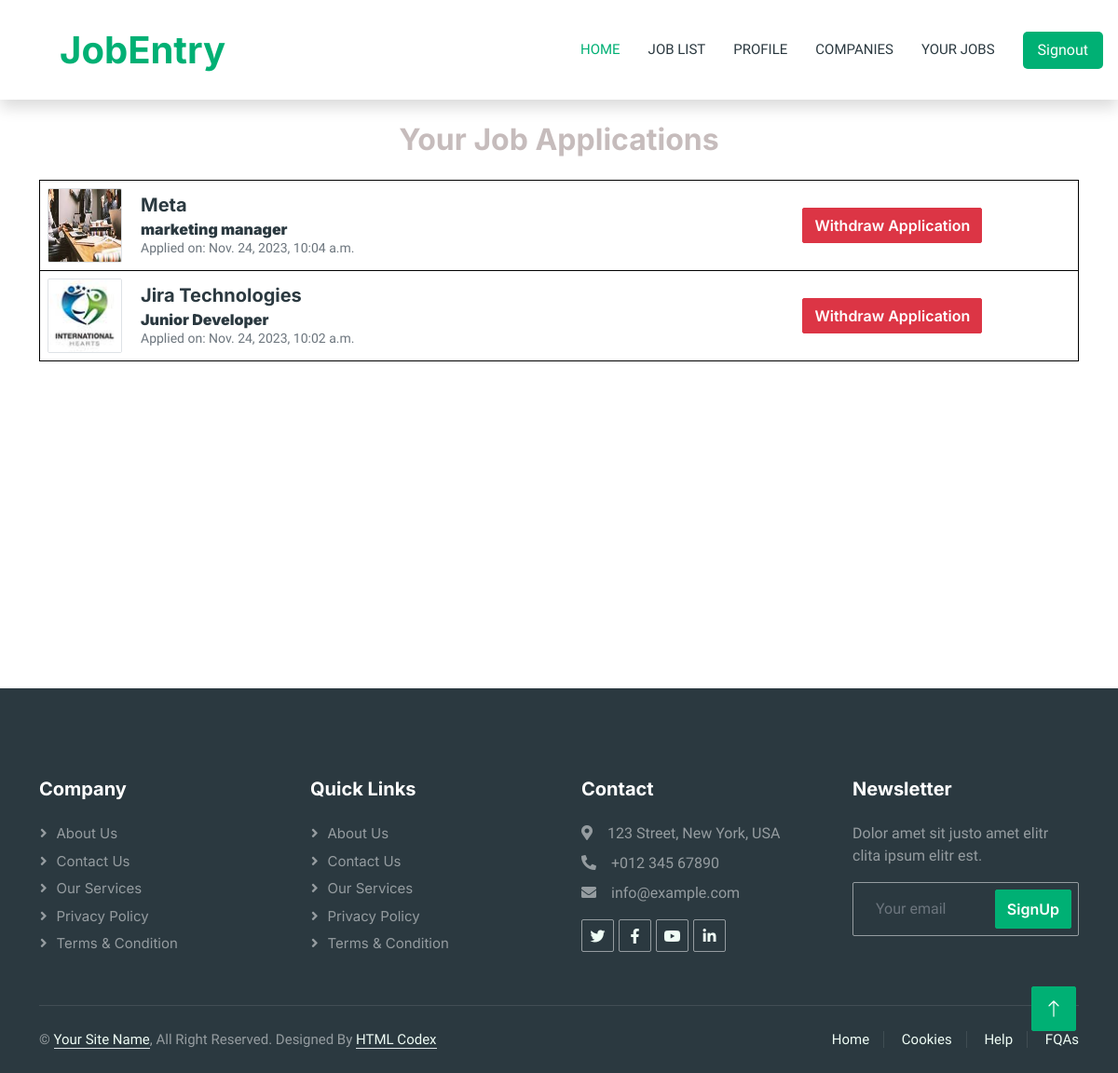
Page /user_applications/ (signed in) on the committed database.
### users_app/models.py (models this page shows, shortened)
class JobApplication(models.Model):
    EXPERIENCE_CHOICES = [
        ('0-1', '0-1 years'),
        ('1-3', '1-3 years'),
        ('3-5', '3-5 years'),
        ('5+', '5+ years'),
    ]
    QUALIFICATION_CHOICES = [
        ('BSC', 'BSc'),
        ('BBA', 'BBA'),
        ('Btech', 'B.Tech'),
        ('MBA', 'MBA'),
        ('MCA', 'MCA'),
        ('MSC', 'MSC'),
        ('Mtech', 'M.Tech'),
        ('Diploma', 'Diploma'),
        ('ITI', 'ITI'),
        ('OTHER', 'Other'),
    ]
    user = models.ForeignKey(User, on_delete=models.CASCADE)
    job = models.ForeignKey(JobList, on_delete=models.CASCADE)
    resume = models.FileField(upload_to='resumes/')
    profile_picture=models.ImageField(null=True,blank=True,upload_to="jobs")
    email = models.EmailField()
    location = models.CharField(max_length=255)
    contact = models.CharField(max_length=15)  # Adjust the max_length as needed
    qualification = models.CharField(max_length=20, choices=QUALIFICATION_CHOICES)
    experience = models.CharField(max_length=5, choices=EXPERIENCE_CHOICES)
    skills = models.TextField()
    application_date = models.DateTimeField(auto_now_add=True,null=True)

### company_app/models.py (models this page shows)
class JobList(models.Model):
    Job_id=models.AutoField(primary_key=True)
    published_date=models.DateTimeField()
    Job_name=models.CharField(max_length=200)
    Company_name=models.CharField(max_length=200)
    Company_Address=models.CharField(max_length=300)
    Company_Location=models.CharField(max_length=300,null=True,blank=True)
    Job_description=models.CharField(max_length=300)
    Salary_range1=models.CharField(max_length=200)
    Salary_range2=models.CharField(max_length=200)
    Job_type=models.CharField(max_length=200,choices=job_type,default='FullTime')
    Prefered_location=models.CharField(max_length=200,choices=prefered_location,default='Kerala')
    Experience_level=models.CharField(max_length=200,choices=Experience,default='Fresher')
    Apply_link=models.CharField(max_length=200)
    Qualification=models.CharField(max_length=200)
    Responsibility=models.CharField(max_length=200)
    last_date=models.DateTimeField()
    Vaccancy=models.CharField(max_length=200,default=1)
    Company_image=models.ImageField(null=True,blank=True,upload_to="jobs")

### users_app/views.py (the view)
# urls.py: path('user_applications/', views.user_applications, name='user_applications'),
@login_required
def user_applications(request):
    user_applications = JobApplication.objects.filter(user=request.user).order_by('-application_date')
    return render(request, 'applied_jobs.html', {'user_applications': user_applications})

### templates/applied_jobs.html (shortened to what this page needs)
{% extends "job-list.html" %}
{% block content %}
    <div class="container" style="height: 70vh;">
        <h2 class="mt-4 mb-4 text-center" style="color: rgb(198, 188, 188);">Your Job Applications</h2>
        {% if user_applications %}
            <table class="table">
                <tbody  style="border: 1px solid black;">
                    {% for application in user_applications %}
                        <tr>
                            <td style="vertical-align: middle; margin-right: 30px;">
                                <div style="display: flex; align-items: center; margin-right: 30px;">
                                    <img class="img-fluid border rounded" src="{{ application.job.Company_image.url }}" alt="" style="width: 80px; height: 80px; margin-right: 20px;">
                                    <div>
                                        <h5 style="text-transform: capitalize; margin-bottom: 5px;">{{ application.job.Company_name }}</h5>
                                        <h6 class="mb-0"><strong>{{ application.job.Job_name }}</strong></h6>
                                        <p class="mb-0 small text-muted">Applied on: {{ application.application_date }}</p>
                                    </div>
                                </div>
                            </td>
                            <td style="vertical-align: middle; text-align: center;">
                                <form method="post" action="{% url 'withdraw_application' application.id %}">
                                    <button type="submit" class="btn btn-danger">Withdraw Application</button>
                                </form>
                            </td>
                        </tr>
                    {% endfor %}
                </tbody>
            </table>
        {% else %}
            <div class="alert alert-info mt-4">
                <p class="mb-5">You haven't applied for any jobs yet.</p>
            </div>
        {% endif %}
    </div>
{% endblock %}

### static/css/style.css (style rules this page uses)
:root { --primary: #00B074; --secondary: #2B9BFF; --light: #EFFDF5; --dark: #2B3940; }
.btn { font-family: 'Inter', sans-serif; font-weight: 600; transition: .5s; }

### rows in the picture
JobApplication: job.Company_image (picture), job.Company_name "Meta", job.Job_name "marketing manager", application_date "Nov. 24, 2023, 10:04 a.m."
JobApplication: job.Company_image (picture), job.Company_name "Jira Technologies", job.Job_name "Junior Developer", application_date "Nov. 24, 2023, 10:02 a.m."
